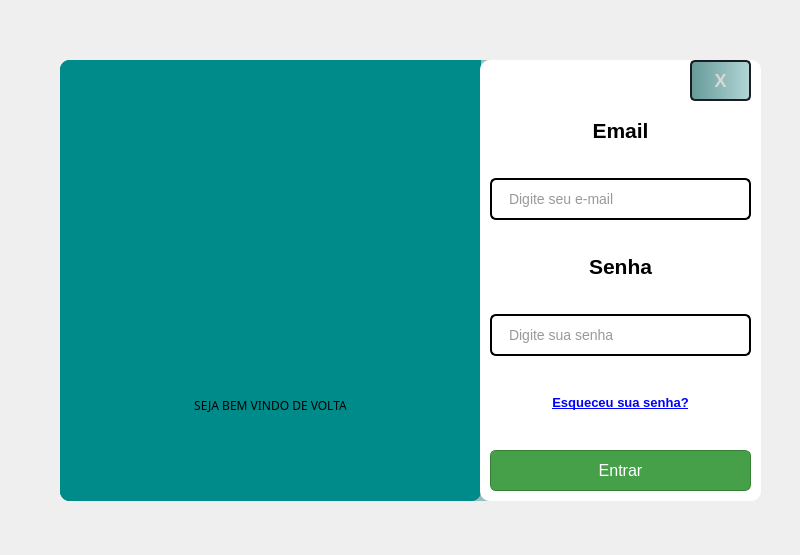
<?xml version="1.0" encoding="UTF-8"?>
<ui version="4.0">
 <class>Dialog</class>
 <widget class="QDialog" name="Dialog">
  <property name="geometry">
   <rect>
    <x>0</x>
    <y>0</y>
    <width>800</width>
    <height>555</height>
   </rect>
  </property>
  <property name="windowTitle">
   <string>Dialog</string>
  </property>
  <property name="styleSheet">
   <string notr="true"/>
  </property>
  <widget class="QFrame" name="frame">
   <property name="geometry">
    <rect>
     <x>60</x>
     <y>60</y>
     <width>681</width>
     <height>441</height>
    </rect>
   </property>
   <property name="styleSheet">
    <string notr="true">background-color: qlineargradient(spread:pad, x1:0, y1:0, x2:1, y2:0, stop:0 rgba(102, 153, 153, 255), stop:1 rgba(179, 214, 214, 255));

border-radius: 10px

</string>
   </property>
   <property name="frameShape">
    <enum>QFrame::StyledPanel</enum>
   </property>
   <property name="frameShadow">
    <enum>QFrame::Raised</enum>
   </property>
   <widget class="QFrame" name="frame_2">
    <property name="geometry">
     <rect>
      <x>0</x>
      <y>0</y>
      <width>421</width>
      <height>441</height>
     </rect>
    </property>
    <property name="styleSheet">
     <string notr="true">background-color: #008b8b

</string>
    </property>
    <property name="frameShape">
     <enum>QFrame::StyledPanel</enum>
    </property>
    <property name="frameShadow">
     <enum>QFrame::Raised</enum>
    </property>
    <widget class="QLabel" name="lbl_logo">
     <property name="geometry">
      <rect>
       <x>0</x>
       <y>0</y>
       <width>431</width>
       <height>231</height>
      </rect>
     </property>
     <property name="text">
      <string/>
     </property>
     <property name="pixmap">
      <pixmap>icone/logo 1.png</pixmap>
     </property>
     <property name="scaledContents">
      <bool>true</bool>
     </property>
    </widget>
    <widget class="QLabel" name="label">
     <property name="geometry">
      <rect>
       <x>0</x>
       <y>250</y>
       <width>421</width>
       <height>191</height>
      </rect>
     </property>
     <property name="font">
      <font>
       <family>Reem Kufi</family>
      </font>
     </property>
     <property name="text">
      <string>SEJA BEM VINDO DE VOLTA</string>
     </property>
     <property name="textFormat">
      <enum>Qt::AutoText</enum>
     </property>
     <property name="scaledContents">
      <bool>false</bool>
     </property>
     <property name="alignment">
      <set>Qt::AlignCenter</set>
     </property>
    </widget>
   </widget>
  </widget>
  <widget class="QFrame" name="frame_3">
   <property name="geometry">
    <rect>
     <x>480</x>
     <y>60</y>
     <width>281</width>
     <height>441</height>
    </rect>
   </property>
   <property name="styleSheet">
    <string notr="true">QFrame {
    background-color: #ffffff;
    border-radius: 10px;
}
</string>
   </property>
   <property name="frameShape">
    <enum>QFrame::StyledPanel</enum>
   </property>
   <property name="frameShadow">
    <enum>QFrame::Raised</enum>
   </property>
   <widget class="QWidget" name="verticalLayoutWidget">
    <property name="geometry">
     <rect>
      <x>10</x>
      <y>30</y>
      <width>261</width>
      <height>401</height>
     </rect>
    </property>
    <layout class="QVBoxLayout" name="verticalLayout">
     <item>
      <widget class="QLabel" name="label_5">
       <property name="font">
        <font>
         <family>Arial</family>
         <pointsize>14</pointsize>
        </font>
       </property>
       <property name="text">
        <string>&lt;html&gt;&lt;head/&gt;&lt;body&gt;&lt;p align=&quot;center&quot;&gt;&lt;span style=&quot; font-size:16pt; font-weight:600;&quot;&gt;Email&lt;/span&gt;&lt;/p&gt;&lt;/body&gt;&lt;/html&gt;</string>
       </property>
      </widget>
     </item>
     <item>
      <widget class="QLineEdit" name="txt_email">
       <property name="styleSheet">
        <string notr="true">QLineEdit {
    background-color: #ffffff;
    border: 2px solid black;
    border-radius: 6px;
    padding: 10px 15px;
    font-size: 14px;
    font-family: Arial, sans-serif;
    color: #333333;
    transition: background-color 0.3s ease, border 0.3s ease, box-shadow 0.3s ease;
    box-shadow: 0px 3px 5px rgba(0, 0, 0, 0.15);
}

QLineEdit:hover {
    border: 2px solid black;
    background-color: #f5faff;
    box-shadow: 0px 4px 8px rgba(0, 0, 0, 0.2);
}

QLineEdit:focus {
    border: 2px solid black;
    background-color: #ffffff;
    box-shadow: 0px 0px 10px rgba(102, 153, 153, 0.5);
    outline: none;
}

QLineEdit:disabled {
    background-color: #ebebeb;
    border: 2px solid rgba(179, 214, 214, 255);
    color: #a0a0a0;
    box-shadow: none;
}



</string>
       </property>
       <property name="text">
        <string/>
       </property>
       <property name="placeholderText">
        <string>Digite seu e-mail</string>
       </property>
      </widget>
     </item>
     <item>
      <widget class="QLabel" name="label_6">
       <property name="font">
        <font>
         <family>Arial</family>
         <pointsize>14</pointsize>
        </font>
       </property>
       <property name="text">
        <string>&lt;html&gt;&lt;head/&gt;&lt;body&gt;&lt;p align=&quot;center&quot;&gt;&lt;span style=&quot; font-size:16pt; font-weight:600;&quot;&gt;Senha&lt;/span&gt;&lt;/p&gt;&lt;/body&gt;&lt;/html&gt;</string>
       </property>
      </widget>
     </item>
     <item>
      <widget class="QLineEdit" name="txt_senha">
       <property name="styleSheet">
        <string notr="true">QLineEdit {
    background-color: #ffffff;
    border: 2px solid black;
    border-radius: 6px;
    padding: 10px 15px;
    font-size: 14px;
    font-family: Arial, sans-serif;
    color: #333333;
    transition: background-color 0.3s ease, border 0.3s ease, box-shadow 0.3s ease;
    box-shadow: 0px 3px 5px rgba(0, 0, 0, 0.15);
}

QLineEdit:hover {
    border: 2px solid black;
    background-color: #f5faff;
    box-shadow: 0px 4px 8px rgba(0, 0, 0, 0.2);
}

QLineEdit:focus {
    border: 2px solid black;
    background-color: #ffffff;
    box-shadow: 0px 0px 10px rgba(102, 153, 153, 0.5);
    outline: none;
}

QLineEdit:disabled {
    background-color: #ebebeb;
    border: 2px solid rgba(179, 214, 214, 255);
    color: #a0a0a0;
    box-shadow: none;
}

</string>
       </property>
       <property name="text">
        <string/>
       </property>
       <property name="placeholderText">
        <string>Digite sua senha</string>
       </property>
      </widget>
     </item>
     <item>
      <widget class="QLabel" name="lbl_esqueceusenha">
       <property name="font">
        <font>
         <family>Arial</family>
         <pointsize>10</pointsize>
        </font>
       </property>
       <property name="text">
        <string>&lt;html&gt;&lt;head/&gt;&lt;body&gt;&lt;p align=&quot;center&quot;&gt;&lt;a href=&quot;https://lomando.com/&quot;&gt;&lt;span style=&quot; font-weight:600; text-decoration: underline; color:#0000ff;&quot;&gt;Esqueceu sua senha?&lt;/span&gt;&lt;/a&gt;&lt;/p&gt;&lt;/body&gt;&lt;/html&gt;</string>
       </property>
      </widget>
     </item>
     <item>
      <widget class="QPushButton" name="Btn_Login">
       <property name="styleSheet">
        <string notr="true">QPushButton {
    background-color: #45a049; /* Verde claro */
    color: white;
    font-size: 16px;
    padding: 10px 20px;
    border-radius: 6px;
    border: 1px solid #368036; /* Borda em um tom mais escuro */
    transition: background-color 0.3s ease, transform 0.3s ease, box-shadow 0.3s ease;
    box-shadow: 0px 4px 6px rgba(0, 0, 0, 0.15); 
}

QPushButton:hover {
    background-color: #368036; /* Verde mais escuro ao passar o mouse */
    transform: scale(1.05); /* Leve aumento no tamanho */
}


</string>
       </property>
       <property name="text">
        <string>Entrar</string>
       </property>
      </widget>
     </item>
    </layout>
   </widget>
   <widget class="QPushButton" name="Btn_voltar">
    <property name="geometry">
     <rect>
      <x>210</x>
      <y>0</y>
      <width>61</width>
      <height>41</height>
     </rect>
    </property>
    <property name="styleSheet">
     <string notr="true">QPushButton {
    background-color: qlineargradient(spread:pad, x1:0, y1:0, x2:1, y2:0, stop:0 rgba(102, 153, 153, 255), stop:1 rgba(179, 214, 214, 255)); 
    color: white;
    font-size: 18px; /* Aumentando o tamanho da fonte */
    font-weight: bold; /* Deixando a fonte em negrito */
    padding: 10px 20px;
    border-radius: 6px;
    border: 1px solid #0056b3;
    transition: background-color 0.3s ease, transform 0.3s ease, box-shadow 0.3s ease;
    box-shadow: 0px 4px 6px rgba(0, 0, 0, 0.15); 
}

QPushButton {
    color: rgb(216, 216, 216);
    border-radius: 5px;
    border: 2px solid rgb(27, 29, 35);
}

QPushButton:hover {
    color: rgb(216, 216, 216);
    border-radius: 5px;
    border: 2px solid rgb(48, 52, 52);
    background-color: #9370DB; 
    transform: scale(1.05);
}

</string>
    </property>
    <property name="text">
     <string>X</string>
    </property>
   </widget>
  </widget>
 </widget>
 <resources>
  <include location="icone/icons.qrc"/>
 </resources>
 <connections/>
</ui>
